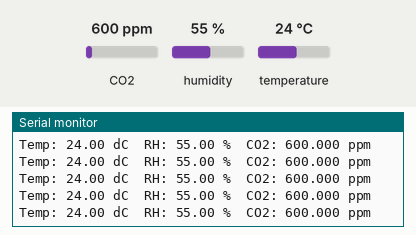
The sketch below on a simulated Arduino Uno, built for the host (arithmetic inside an expression is 32-bit, double 64-bit). Parts: the last lines printed to the serial monitor. The test bench sets the inputs (shaded band); at power-on: CO2 600 ppm, humidity 55 %, temperature 24 °C.

Above: at 1.2 s.
1.3 s: CO2 set to 1050 ppm
At 2.1 s:
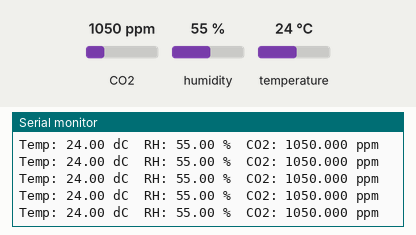
4.3 s: CO2 set to 452 ppm
At 5.0 s:
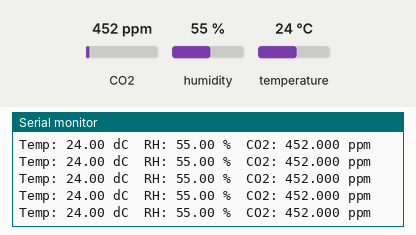
7.3 s: humidity set to 22 %
At 8.1 s:
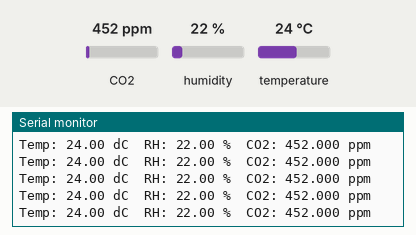
8.8 s: temperature set to 12 °C
At 9.4 s:
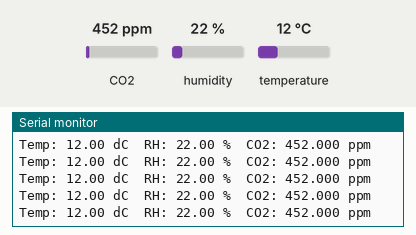
Timing chart, 0 to 9.7 s (numbered marks = the images above; inputs shaded):
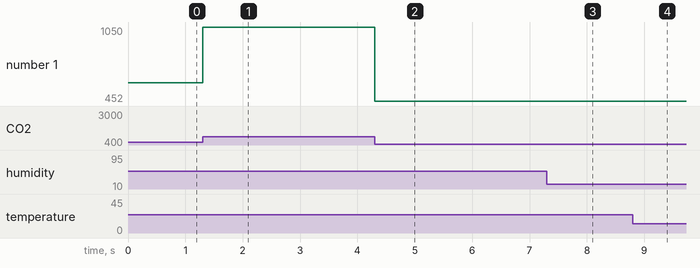

Measured:
- after the input at 1.3 s, the serial monitor: prints a new line at once (image 1)
- after the input at 4.3 s, the serial monitor: prints a new line at once (image 2)
- after the input at 7.3 s, the serial monitor: prints a new line at once (image 3)
- after the input at 8.8 s, the serial monitor: prints a new line at once (image 4)
- plotted number 1: 600 → 1050 after the input at 1.3 s, 1050 → 452 after the input at 4.3 s

The sketch:

CO2_SCD30_203.ino
```cpp
// (licence header left out)
// Need this library installed to read from the SCD30
// For more details, look here: https://github.com/adafruit/Adafruit_SCD30
// and https://adafruit.github.io/Adafruit_SCD30/html/index.html
#include <Adafruit_SCD30.h>
// 5V Green
// GND Purple
Adafruit_SCD30 scd;

void setup()
{
    // Open the serial port at 115200 bps
    Serial.begin(115200);

    // Wait for serial connection before starting
    while (!Serial)
    {
        delay(10);
    }

    Serial.println("__SCD30 demo__");

    // Initialize the sensor
    if (!scd.begin())
    {
        Serial.println("Sensor not found :(");
        while (1)
        {
            delay(10); // This will stay here forever if a sensor isn't found
        }
    }

    // Set the measurement interval [2-1800 s]
    scd.setMeasurementInterval(2);

    // Read the measurement interval [s]
    Serial.print("Measurement Interval: ");
    Serial.print(scd.getMeasurementInterval());
    Serial.println(" seconds");
}

void loop()
{
    // The SCD30 will report when it is ready. We can poll that function until it is true.
    if (scd.dataReady())
    {
        // The library also has a handy check if data can't be read
        if (!scd.read())
        {
            Serial.println("Error reading sensor data");
            return;
        }

        Serial.print("Temp: ");
        Serial.print(scd.temperature);
        Serial.print(" dC\t");

        Serial.print("RH: ");
        Serial.print(scd.relative_humidity);
        Serial.print(" %\t");

        Serial.print("CO2: ");
        Serial.print(scd.CO2, 3);
        Serial.println(" ppm");
    }
}
```
